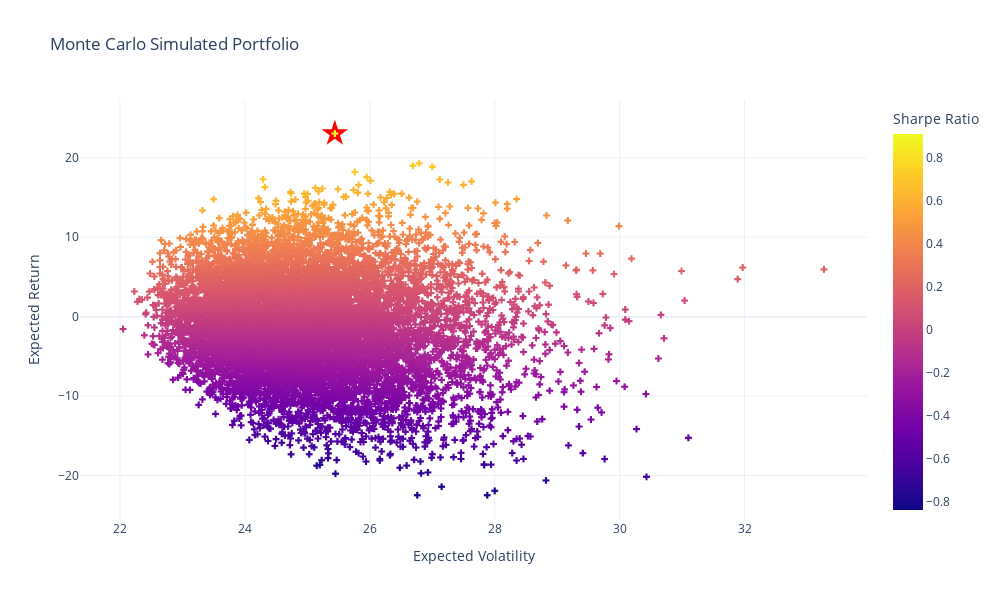

The notebook cell saved with this chart:
### Code cell
# Plot simulated portfolio
fig = px.scatter(
    temp, x='port_vols', y='port_rets', color='sharpe_ratio', 
    labels={'port_vols': 'Expected Volatility', 'port_rets': 'Expected Return','sharpe_ratio': 'Sharpe Ratio'},
    title="Monte Carlo Simulated Portfolio"
     ).update_traces(mode='markers', marker=dict(symbol='cross'))

# Plot max sharpe 
fig.add_scatter(
    mode='markers', 
    x=[temp.iloc[temp.sharpe_ratio.idxmax()]['port_vols']], 
    y=[temp.iloc[temp.sharpe_ratio.idxmax()]['port_rets']], 
    marker=dict(color='Red', size=20, symbol='star'),
    name = 'Max Sharpe'
).update(layout_showlegend=False)

# Show spikes
fig.update_xaxes(showspikes=True)
fig.update_yaxes(showspikes=True)
fig.show()

### Figure 1 — Plotly figure (JSON) as saved in the notebook; plotly's stock layout.template omitted (floating-point values rounded to 4 significant figures; data arrays with more than 128 entries replaced by an {"elided": "..."} marker saying what was removed)
{"data": [{"hovertemplate": "Expected Volatility=%{x}<br>Expected Return=%{y}<br>Sharpe Ratio=%{marker.color}<extra></extra>", "legendgroup": "", "marker": {"color": {"elided": "10000 float values"}, "coloraxis": "coloraxis", "symbol": "cross"}, "mode": "markers", "name": "", "showlegend": false, "type": "scattergl", "x": {"elided": "10000 float values"}, "xaxis": "x", "y": {"elided": "10000 float values"}, "yaxis": "y"}, {"marker": {"color": "Red", "size": 20, "symbol": "star"}, "mode": "markers", "name": "Max Sharpe", "type": "scatter", "x": [25.44], "y": [23.06]}], "layout": {"coloraxis": {"colorbar": {"title": {"text": "Sharpe Ratio"}}, "colorscale": [[0, "#0d0887"], [0.1111, "#46039f"], [0.2222, "#7201a8"], [0.3333, "#9c179e"], [0.4444, "#bd3786"], [0.5556, "#d8576b"], [0.6667, "#ed7953"], [0.7778, "#fb9f3a"], [0.8889, "#fdca26"], [1, "#f0f921"]]}, "height": 600, "legend": {"tracegroupgap": 0}, "showlegend": false, "title": {"text": "Monte Carlo Simulated Portfolio"}, "width": 1000, "xaxis": {"anchor": "y", "domain": [0, 1], "showspikes": true, "title": {"text": "Expected Volatility"}}, "yaxis": {"anchor": "x", "domain": [0, 1], "showspikes": true, "title": {"text": "Expected Return"}}}}
